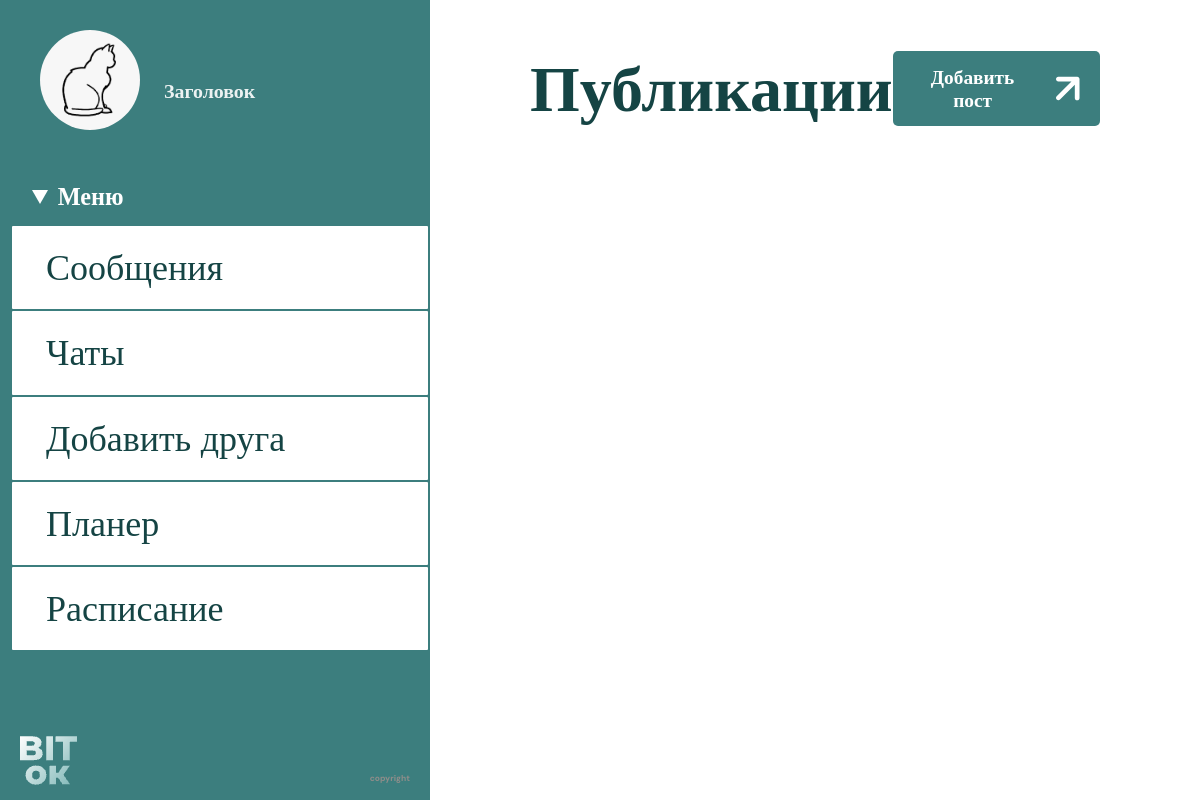
Page /posts (signed in) on the earlier database version.
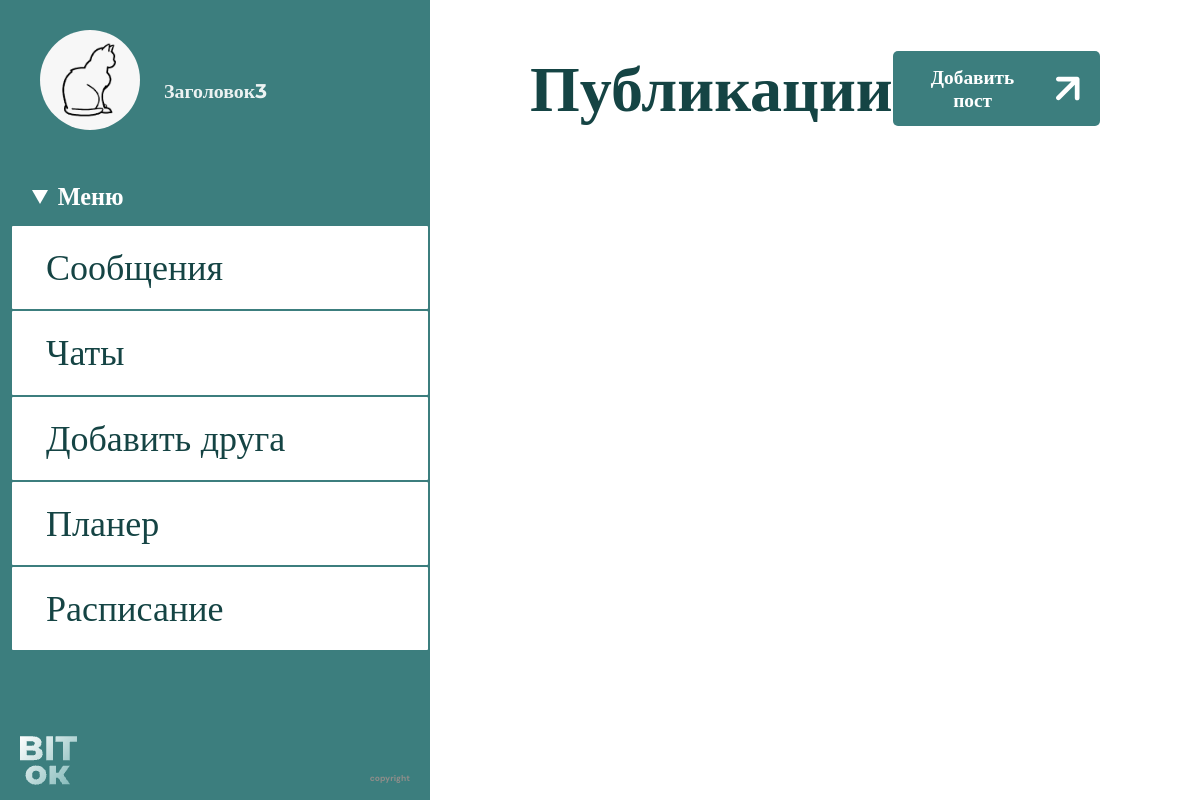
Same page on the later database version.
### data/user.py (models this page shows, shortened)
class User(SqlAlchemyBase, UserMixin):
    __tablename__ = 'user'
    id = sqlalchemy.Column(sqlalchemy.Integer,
                           primary_key=True, autoincrement=True)
    name = sqlalchemy.Column(sqlalchemy.String, nullable=True)
    email = sqlalchemy.Column(sqlalchemy.String,
                              index=True, unique=True, nullable=True)
    hashed_password = sqlalchemy.Column(sqlalchemy.String, nullable=True)
    publications = sqlalchemy.Column(sqlalchemy.String, nullable=True)
    friends = sqlalchemy.Column(sqlalchemy.String, nullable=True)
    potential_friends = sqlalchemy.Column(sqlalchemy.String, nullable=True)
    photo = sqlalchemy.Column(sqlalchemy.String)
    messages = sqlalchemy.Column(sqlalchemy.String)
    messages_bad = sqlalchemy.Column(sqlalchemy.String)
    form = sqlalchemy.Column(sqlalchemy.String)
    role = sqlalchemy.Column(sqlalchemy.Integer)
    chats = sqlalchemy.Column(sqlalchemy.String)
    idstr = sqlalchemy.Column(sqlalchemy.String)
    current_form = sqlalchemy.Column(sqlalchemy.String)

### main.py (the view)
@app.route('/posts', methods=['GET', 'POST'])
def posts():
    data = db_sess.query(Publication).filter(Publication.is_private == 0).all()
    print(data)
    data2 = db_sess.query(Publication).filter(Publication.is_private == 1).all()
    data2 = list(filter(lambda a: str(current_user.id) in db_sess.query(User).filter(
        User.id == a.author).first().friends or current_user.id == db_sess.query(User).filter(
        User.id == a.author).first().id, data2))
    print(data2)
    data += data2
    return render_template('posts.html', title='Публикации', data=data)

### data/db_session.py (called while the page is built)
def create_session() -> Session:
    global __factory
    return __factory()

### main.py (called while the page is built)
@login_manager.user_loader
def load_teacher(user_id):
    db_sess = db_session.create_session()
    return db_sess.query(User).get(user_id)

### templates/posts.html (shortened to what this page needs)
<!DOCTYPE html>
<html lang="en">
<head>
    <link rel="stylesheet" href="../static/css/posts_style/posts_style.css">
</head>
<body>
    <div class="site">
        <div class="site_left">
            <div class="profile">
                <div class="profile__img-wrapper">
                    <img src="/static/profile_photos/{{current_user.photo}}" alt="" class="profile__img">
                </div>
                <a href="/profile" class="profile__name" display="block">{{current_user.name}}</a>
            </div>
            <nav class="menu">
                <details class="menu__deatils-block" open>
                    <summary class="menu__title">Меню</summary>
                    <div class="menu__list-wrapper">
                        <ul class="menu__list">
                            <li><a href="/main" class="menu__link">Сообщения</a></li>
                            <li><a href="/chats" class="menu__link">Чаты</a></li>
                            <li><a href="/add_friend" class="menu__link">Добавить друга</a></li>
                            <li><a href="/date" class="menu__link">Планер</a></li>
                            <li><a href="/timetable" class="menu__link">Расписание</a></li>
                        </ul>
                    </div>
                </details>
            </nav>
            <footer class="footer">
                <a href="/index" class="footer__logo"><img src="/static/img/logo_footer.png" alt=""></a>
                <p class="footer__copyright">copyright</p>
            </footer>
        </div>
        <div class="site_right">
            <section class="posts">
                {% if current_user.is_authenticated %}
                <header class="posts__header">
                    <h1 class="posts__heading">Публикации</h1>
                    <a href="/add_publication" class="posts__add-post">
                        Добавить пост
                    </a>
                </header>
                {% endif %}
            </section>
        </div>
    </div>
</body>
</html>

Differences in the rows shown:
changed User: name "Заголовок" → "Заголовок3"
